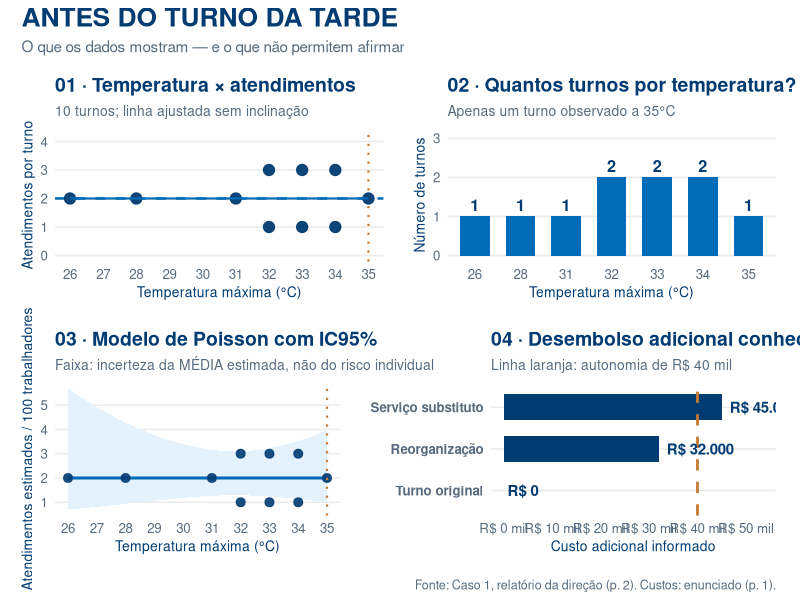

R code for this plot:
# -*- coding: utf-8 -*-
# Caso 1 | Antes do turno da tarde | MPPG — Métodos Quantitativos
# Executável no GNU Emacs + ESS (ou pelo Rscript).
# O relatório HTML completo é produzido por:
# rmarkdown::render("relatorio_caso1.Rmd", output_file = "relatorio_caso1.html")
#
# Pacotes para toda a solução:
# install.packages(c("ggplot2", "dplyr", "patchwork", "scales", "knitr", "rmarkdown"),
#                  repos = "https://cloud.r-project.org")

pacotes_necessarios <- c("ggplot2", "dplyr", "patchwork", "scales")
faltantes <- pacotes_necessarios[
  !vapply(pacotes_necessarios, requireNamespace, logical(1), quietly = TRUE)
]
if (length(faltantes) > 0L) {
  stop("Instale os pacotes faltantes com install.packages(c(",
       paste(sprintf('"%s"', faltantes), collapse = ", "),
       '), repos = "https://cloud.r-project.org")')
}

suppressPackageStartupMessages({
  library(ggplot2)
  library(dplyr)
  library(patchwork)
  library(scales)
})

# 1. Transcrição conferida com a tabela da página 2 do documento.
dados <- data.frame(
  turno = c("D02", "D11", "D14", "D15", "D16",
            "D18", "D20", "D21", "D22", "D23"),
  temperatura = c(33, 28, 33, 35, 31, 32, 34, 34, 26, 32),
  atendimentos = c(1, 2, 3, 2, 2, 3, 1, 3, 2, 1),
  trabalhadores = rep(100L, 10L),
  stringsAsFactors = FALSE
)
stopifnot(nrow(dados) == 10L,
          all(dados$trabalhadores == 100L),
          sum(dados$atendimentos) == 20L,
          all(dados$atendimentos >= 0L))

# 2. Estatísticas descritivas: unidade de análise = turno, não pessoa única.
n_turnos <- nrow(dados)
total_atendimentos <- sum(dados$atendimentos)
total_turnos_trabalhador <- sum(dados$trabalhadores)
media_atendimentos <- mean(dados$atendimentos)
proporcao_turnos_trabalhador <- total_atendimentos / total_turnos_trabalhador
turnos_por_temperatura <- dados |>
  group_by(temperatura) |>
  summarise(n_turnos = n(),
            media_atendimentos = mean(atendimentos),
            .groups = "drop")

# 3. Correlação, regressão linear e intervalo de confiança da inclinação.
teste_pearson <- cor.test(dados$temperatura, dados$atendimentos,
                          method = "pearson")
modelo_lm <- lm(atendimentos ~ temperatura, data = dados)
ic_lm <- confint(modelo_lm, level = 0.95)

# 4. Modelo para contagens por turno (sem interpretar associação como causal).
# O offset seria log(trabalhadores), caso as equipes variassem entre turnos.
modelo_poisson <- glm(atendimentos ~ temperatura,
                      family = poisson(link = "log"),
                      offset = log(trabalhadores),
                      data = dados)
ic_poisson <- confint.default(modelo_poisson, level = 0.95)
razao_taxas <- unname(exp(coef(modelo_poisson)["temperatura"]))
ic_razao_taxas <- exp(ic_poisson["temperatura", ])

# 4.1. Dispersão de Pearson do GLM de Poisson e sensibilidade leave-one-out.
variancia_amostral_atendimentos <- var(dados$atendimentos)
X2_pearson_poisson <- sum(residuals(modelo_poisson, type = "pearson")^2)
gl_residuais_poisson <- df.residual(modelo_poisson)
dispersao_pearson_poisson <- X2_pearson_poisson / gl_residuais_poisson
sensibilidade <- data.frame(
  turno_omitido = dados$turno,
  temperatura_omitida = dados$temperatura,
  atendimentos_omitidos = dados$atendimentos,
  r_sem_turno = vapply(seq_len(nrow(dados)), function(i) {
    cor(dados$temperatura[-i], dados$atendimentos[-i])
  }, numeric(1)), stringsAsFactors = FALSE
)
stopifnot(abs(dispersao_pearson_poisson - 0.375) < 1e-9,
          abs(min(sensibilidade$r_sem_turno) + 0.135854244832) < 1e-8,
          abs(max(sensibilidade$r_sem_turno) - 0.135854244832) < 1e-8)

# 5. Intervalo binomial SOMENTE para apêndice didático: pressupostos NÃO verificados.

# Exige suposições fortes e não representa uma previsão clínica para hoje.
dados_35 <- subset(dados, temperatura == 35)
stopifnot(nrow(dados_35) == 1L)
ic_35_ilustrativo <- binom.test(dados_35$atendimentos,
                              dados_35$trabalhadores)$conf.int

# 6. Predição da média do GLM e IC95% do valor médio (NÃO intervalo preditivo).
faixa <- data.frame(
  temperatura = seq(min(dados$temperatura), max(dados$temperatura),
                    length.out = 180L),
  trabalhadores = 100L
)
pred_link <- predict(modelo_poisson, newdata = faixa,
                     type = "link", se.fit = TRUE)
faixa$estimativa <- exp(pred_link$fit)
faixa$inferior <- exp(pred_link$fit - qnorm(0.975) * pred_link$se.fit)
faixa$superior <- exp(pred_link$fit + qnorm(0.975) * pred_link$se.fit)

# 7. Custos conhecidos; NÃO atribuir cobertura ou custo que o caso não informa.
alternativas_custo <- data.frame(
  alternativa = c("Turno original", "Reorganização", "Serviço substituto"),
  custo = c(0, 32000, 45000),
  situacao = c("Sem gasto adicional programado",
               "Dentro da autonomia",
               "Requer autorização adicional"),
  stringsAsFactors = FALSE
)
teto_orcamento <- 40000
saldo_reorganizacao <- teto_orcamento - 32000

# 8. Estética de publicação.
cor_azul <- "#003B71"
cor_turquesa <- "#006BB6"
cor_laranja <- "#C67931"
cor_cinza <- "#566B7F"
cor_claro <- "#E3F1FC"

tema_caso <- function() {
  theme_minimal(base_size = 12, base_family = "sans") +
    theme(
      plot.title = element_text(face = "bold", color = cor_azul, size = 14),
      plot.subtitle = element_text(color = cor_cinza, size = 10),
      axis.title = element_text(color = cor_azul, size = 10),
      axis.text = element_text(color = cor_cinza),
      panel.grid.minor = element_blank(),
      panel.grid.major.x = element_blank(),
      plot.background = element_rect(fill = "white", color = NA),
      plot.margin = margin(10, 12, 12, 10)
    )
}

# Figura 1: reproduz o achado original sem ocultar dispersão.
g1 <- ggplot(dados, aes(x = temperatura, y = atendimentos)) +
  geom_hline(yintercept = media_atendimentos,
             linetype = "dashed", color = cor_turquesa, linewidth = 0.85) +
  geom_vline(xintercept = 35, linetype = "dotted",
             color = cor_laranja, linewidth = 0.75) +
  geom_point(size = 3.5, color = cor_azul, alpha = 0.95) +
  geom_smooth(method = "lm", formula = y ~ x, se = FALSE,
              linewidth = 0.75, color = cor_turquesa) +
  scale_x_continuous(breaks = seq(26, 35, 1)) +
  scale_y_continuous(breaks = 0:4, limits = c(0, 4.25)) +
  labs(title = "01 · Temperatura × atendimentos",
       subtitle = "10 turnos; linha ajustada sem inclinação",
       x = "Temperatura máxima (°C)", y = "Atendimentos por turno") +
  tema_caso()

# Figura 2: tamanho da evidência por faixa de temperatura.
g2 <- ggplot(turnos_por_temperatura,
             aes(x = factor(temperatura), y = n_turnos)) +
  geom_col(width = 0.65, fill = cor_turquesa) +
  geom_text(aes(label = n_turnos), vjust = -0.45,
            size = 4.1, color = cor_azul, fontface = "bold") +
  scale_y_continuous(breaks = 0:3, limits = c(0, 3.1)) +
  labs(title = "02 · Quantos turnos por temperatura?",
       subtitle = "Apenas um turno observado a 35°C",
       x = "Temperatura máxima (°C)", y = "Número de turnos") +
  tema_caso()

# Figura 3: incerteza na média sob hipóteses do GLM.
g3 <- ggplot() +
  geom_ribbon(data = faixa, aes(x = temperatura,
              ymin = inferior, ymax = superior),
              fill = cor_claro, alpha = 0.97) +
  geom_line(data = faixa, aes(x = temperatura, y = estimativa),
            color = cor_turquesa, linewidth = 1.05) +
  geom_point(data = dados,
             aes(x = temperatura, y = atendimentos),
             color = cor_azul, size = 2.7, alpha = 0.9) +
  geom_vline(xintercept = 35, linetype = "dotted",
             color = cor_laranja, linewidth = 0.75) +
  scale_x_continuous(breaks = seq(26, 35, 1)) +
  labs(title = "03 · Modelo de Poisson com IC95%",
       subtitle = "Faixa: incerteza da MÉDIA estimada, não do risco individual",
       x = "Temperatura máxima (°C)", y = "Atendimentos estimados / 100 trabalhadores") +
  tema_caso()

# Figura 4: somente custos adicionais explicitamente informados.
g4 <- ggplot(alternativas_custo,
             aes(x = custo, y = reorder(alternativa, custo))) +
  geom_col(width = 0.62, fill = cor_azul) +
  geom_vline(xintercept = teto_orcamento, linetype = "dashed",
             color = cor_laranja, linewidth = 0.95) +
  geom_text(aes(label = paste0("R$ ",
                              format(custo, big.mark = ".", scientific = FALSE,
                                     trim = TRUE))),
            hjust = -0.12, color = cor_azul, fontface = "bold", size = 3.8) +
  scale_x_continuous(limits = c(0, 53500),
                     breaks = c(0, 10000, 20000, 30000, 40000, 50000),
                     labels = function(x) paste0("R$ ", x / 1000, " mil")) +
  labs(title = "04 · Desembolso adicional conhecido",
       subtitle = "Linha laranja: autonomia de R$ 40 mil",
       x = "Custo adicional informado", y = NULL) +
  tema_caso() +
  theme(axis.text.y = element_text(face = "bold"))

painel <- (g1 | g2) / (g3 | g4) +
  plot_annotation(
    title = "ANTES DO TURNO DA TARDE",
    subtitle = "O que os dados mostram — e o que não permitem afirmar",
    caption = "Fonte: Caso 1, relatório da direção (p. 2). Custos: enunciado (p. 1).",
    theme = theme(
      plot.title = element_text(size = 19, face = "bold", color = cor_azul),
      plot.subtitle = element_text(size = 11, color = cor_cinza),
      plot.caption = element_text(size = 9, color = cor_cinza)
    )
  )

# 9. Saídas automáticas. Executar a partir da pasta do projeto.
dir.create("saidas", showWarnings = FALSE, recursive = TRUE)
ggsave(filename = file.path("saidas", "painel_analitico.png"),
       plot = painel, width = 14, height = 9.8, dpi = 185, bg = "white")
write.csv2(dados, file.path("saidas", "dados_digitados.csv"),
           row.names = FALSE, fileEncoding = "UTF-8")

resumo_resultados <- data.frame(
  indicador = c("Turnos", "Turnos-trabalhador", "Atendimentos",
                "Média de atendimentos por turno", "Proporção de turnos-trabalhador",
                "Correlação de Pearson", "Valor-p de Pearson",
                "Inclinação linear (atendimentos por °C)",
                "IC95% inferior da inclinação", "IC95% superior da inclinação",
                "Razão de taxas Poisson por °C",
                "IC95% inferior Poisson", "IC95% superior Poisson",
                "Dispersão de Pearson / GLM",
                "Sensibilidade leave-one-out (r mínimo)",
                "Sensibilidade leave-one-out (r máximo)",
                "Custo reorganização", "Saldo da autonomia"),
  valor = c(n_turnos, total_turnos_trabalhador, total_atendimentos,
            media_atendimentos, proporcao_turnos_trabalhador,
            unname(teste_pearson$estimate), teste_pearson$p.value,
            unname(coef(modelo_lm)["temperatura"]),
            ic_lm["temperatura", 1], ic_lm["temperatura", 2],
            razao_taxas, ic_razao_taxas[1], ic_razao_taxas[2],
            dispersao_pearson_poisson, min(sensibilidade$r_sem_turno),
            max(sensibilidade$r_sem_turno), 32000, saldo_reorganizacao)
)
write.csv2(resumo_resultados,
           file.path("saidas", "resultados_estatisticos.csv"),
           row.names = FALSE, fileEncoding = "UTF-8")

# 10. Resumo do console/ESS.
cat("\n--- CASO 1 | RESUMO ---\n")
cat("Turnos:", n_turnos, "| atendimentos:", total_atendimentos,
    "| média:", sprintf("%.2f", media_atendimentos), "\n")
cat("Correlação de Pearson:", sprintf("%.3f", unname(teste_pearson$estimate)),
    "| p:", sprintf("%.3f", teste_pearson$p.value), "\n")
cat("IC95% da inclinação linear:",
    paste(sprintf("%.3f", ic_lm["temperatura", ]), collapse = " a "), "\n")
cat("Razão de taxas Poisson/°C:", sprintf("%.3f", razao_taxas),
    "| IC95%:", paste(sprintf("%.3f", ic_razao_taxas), collapse = " a "), "\n")
cat("Gráfico em: saidas/painel_analitico.png\n")
cat("ATENÇÃO: estes registros não provam a inexistência de risco pelo calor.\n\n")

# Para exibir o painel na janela gráfica do R/ESS, execute no console: print(painel)
